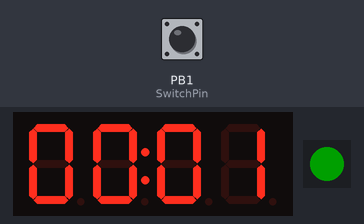
A sketch run on a simulated ATtiny85, built with avr-gcc and run on an emulated ATtiny85. Shown: 4-digit seven-segment display, 1 RGB LEDs in strip order, left to right. The test bench sets the inputs (shaded band); at power-on: PB1 (SwitchPin) LOW. Dim RGB values are drawn brighter than linear.

Above: at 1.2 s.
1.3 s: PB1 (SwitchPin) pulled HIGH for 0.15 s
At 1.8 s:
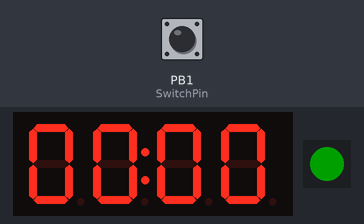
4.0 s: PB1 (SwitchPin) pulled HIGH for 1 s
Timing chart, 0 to 7.0 s (numbered marks = the images above; inputs shaded):
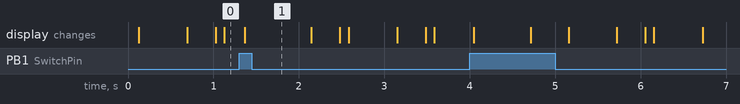

The sketch:

CountUpDisplay-4Digit.ino
```cpp
#include <Arduino.h>

//Board used: Digispark Tiny 85
//Select Board: Digispark (Default - 16.5mhz)

// Input connector -  wire switch/button to pin below and 5v.
#define SwitchPin 1

// TM1637 4-Digit Display
#include "TM1637.h"
#define CLK 2
#define DIO 3
TM1637 tm1637(CLK, DIO);

// WS2812 info
#include <Adafruit_NeoPixel.h>
#define PIXEL_PIN    0    // Digital IO pin connected to the WS2812
#define PIXEL_COUNT  1
Adafruit_NeoPixel strip = Adafruit_NeoPixel(PIXEL_COUNT, PIXEL_PIN, NEO_GRB + NEO_KHZ800);

// Color changing times, in milliseconds
long Timer1  = 32400000; // 9hrs When to start the color change from green
long Timer2  = 39600000; // 11hrs When to set the color to full red
long Timer3  = 43200000; // 12hrs When to set the color to flashing red

int8_t TimeDisp[] = {0x00, 0x00, 0x00, 0x00};
boolean SwitchState = false;
long LastSwitch = 0;

void setup() {
  //Initialize the switch pin and variables
  pinMode(SwitchPin, INPUT);
  SwitchState = digitalRead(SwitchPin);
  LastSwitch = millis();  // the last time the switch was toggled, update to now

  //Initialize the tm1637 display
  tm1637.set(BRIGHT_TYPICAL); //BRIGHT_TYPICAL = 2,BRIGHT_DARKEST = 0,BRIGHTEST = 7;
  tm1637.init();

  //Initialize the ws2812
  strip.begin();
  strip.show(); // Initialize all pixels to 'off'
  strip.setBrightness(255);

}


void loop() {
  int reading = digitalRead(SwitchPin);          // read the state of the switch value:
  if (reading != SwitchState) {                  // if the switch state has changed
    SwitchState = reading;                       // update SwitchState
    LastSwitch = millis();                       // update last change to now
  }

  long Elapsed = (millis() - LastSwitch);        // Calculate the time since the switch has changed
  int VarHrs = (Elapsed / 60 / 60 / 1000);       // Calculate hours
  int VarMin = (Elapsed / 60 / 1000) % 60;       // Calculate minutes
  int VarSec = (Elapsed / 1000) % 60;            // Calculate seconds

  //First, update the numeric display
  if (VarHrs < 100) {
    if (VarHrs < 1) {                            // if it's been less than 1 hour, show mm:ss
      TimeDisp[0] = VarMin / 10;
      TimeDisp[1] = VarMin % 10;
      TimeDisp[2] = VarSec / 10;
      TimeDisp[3] = VarSec % 10;
    } else {                                     // if it's been more than 1 hour, show hh:mm
      TimeDisp[0] = VarHrs / 10;
      TimeDisp[1] = VarHrs % 10;
      TimeDisp[2] = VarMin / 10;
      TimeDisp[3] = VarMin % 10;
    }
  } else {                                       // if it's been more than 99 hours, show 99:99
    TimeDisp[0] = 9;
    TimeDisp[1] = 9;
    TimeDisp[2] = 9;
    TimeDisp[3] = 9;
  }
  tm1637.display(TimeDisp);                      // update the display

  // Toggle the point every half a second
  if ((Elapsed % 1000) < 500) {
    tm1637.point(POINT_ON);
  } else {
    tm1637.point(POINT_OFF);
  }

  // Now, update the indicator light
  // Start with a low green, for always on
  byte IndR = 0;
  byte IndG = 32;
  byte IndB = 0;

  if ((Elapsed >= Timer1) && (Elapsed < Timer2)) { //If it's between Timer1 and Timer2
    byte Progress = (float)(Elapsed - Timer1) * 255 / (Timer2 - Timer1); //Set variable (0-255) that shows the progress between Timer1 and Timer2
    if (Progress < 128) { //If it's under 50%
      if (Progress > IndG) { //If progress is more than the existing green
        IndG = Progress; //then increase green to make yellow
      }
    } else { // if it's over 50%
      IndG = 255 - Progress; //then decrease green to make red
    }
    IndR = Progress; //Increase red between Timer1 and Timer2
  }

  if ((Elapsed >= Timer2) && (Elapsed < Timer3)) { //If it's between Timer2 and Timer3
    IndG = 0;
    IndR = 255; //Make it solid Red
  }

  if (Elapsed >= Timer3) { //If it's after Timer3
    if ((Elapsed % 1000) < 500) {  //Blink
      IndR = 255;
      IndG = 0;
    } else {
      IndR = 255;
      IndG = 255;
      IndB = 255;
    }
  }

  strip.setPixelColor(0, strip.Color(IndR, IndG, IndB));
  strip.show();

  delay(100);
}
```
